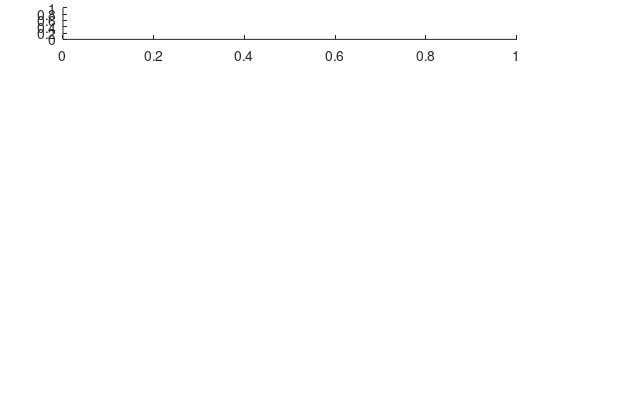

The MATLAB script that drew this image: (Note: this script raises an error after producing the figure.)
clear

% Output idea
figure(1)
clf
set(gcf,'PaperUnits','centimeters','PaperPosition',[10 10 16 10])
O2min = 60;
O2max = 200;
ucurrent = 0.01; %m/s



% s1
s1 = subplot('position', [.1 .9 .72 .08]);
load SOD
SOD = SOD/10000*365*24*3600;
X = abs(t-t(end))*ucurrent/1000; % t is in sec.
plot(X,SOD, 'k')
set(gca, 'xticklabel', [])
set(gca, 'xgrid', 'on')
set(gca, 'ygrid', 'on')
ylabel('F_b')

% s2
s2 = subplot('position', [.1 .7 .72 .15]);
load test_a.mat
V = O2min:5:O2max;
contourf(X, P, Tmat)
hold on
[c, h] = contour(X, P, Tmat, V, 'color', 'k');
set(h,'ShowText','on', 'textstep', get(h,'LevelStep')*2);
hold off
set(gca, 'ydir', 'reverse')
cmap = lbmap(128,'RedBlue');
colormap(flipud(cmap));
caxis([O2min O2max])
ylim([200 300])
set(gca, 'xgrid', 'on')
set(gca, 'ygrid', 'on')
set(gca, 'xticklabel', [])

% s2.2
s22 = subplot('position', [.85 .7 .1 .15]);
plot(Tmat(:,1), P, '--k')
hold on
plot(Tmat(:,end), P, 'k')
hold off
set(gca, 'ydir', 'reverse')
set(gca, 'yticklabel', [])
set(gca, 'xticklabel', [])
set(gca, 'xgrid', 'on')
set(gca, 'ygrid', 'on')
xlim([0 220])
ylim([200 300])


% s3
s3 = subplot('position', [.1 .4 .72 .25]);
load test_b.mat
V = O2min:10:O2max;
contourf(X, P, Tmat)
hold on
[c, h] = contour(X, P, Tmat, V, 'color', 'k');
set(h,'ShowText','on', 'textstep', get(h,'LevelStep')*2);
hold off
set(gca, 'ydir', 'reverse')
cmap = lbmap(128,'RedBlue');
colormap(flipud(cmap));
caxis([O2min O2max])
set(gca, 'xgrid', 'on')
set(gca, 'ygrid', 'on')
set(gca, 'xticklabel', [])
ylabel('Depth (m)')
ylim([150 300])


% s3.3
s33 = subplot('position', [.85 .4 .1 .25]);
plot(Tmat(:,1), P, '--k')
hold on
plot(Tmat(:,end), P, 'k')
hold off
set(gca, 'ydir', 'reverse')
set(gca, 'yticklabel', [])
set(gca, 'xticklabel', [])
set(gca, 'xgrid', 'on')
set(gca, 'ygrid', 'on')
xlim([0 220])
ylim([150 300])

% s4
s4 = subplot('position', [.1 .1 .72 .25]);
load test_c.mat
V = O2min:20:O2max;
contourf(X, P, Tmat)
hold on
[c, h] = contour(X, P, Tmat, V, 'color', 'k');
set(h,'ShowText','on', 'textstep', get(h,'LevelStep')*2);
hold off
set(gca, 'ydir', 'reverse')
cmap = lbmap(128,'RedBlue');
colormap(flipud(cmap));
caxis([O2min O2max])
set(gca, 'xgrid', 'on')
set(gca, 'ygrid', 'on')
xlabel('Distance (km)')
ylim([150 300])


% s4.4
s44 = subplot('position', [.85 .1 .1 .25]);
plot(Tmat(:,1), P, '--k')
hold on
plot(Tmat(:,end), P, 'k')
hold off
set(gca, 'ydir', 'reverse')
set(gca, 'yticklabel', [])
set(gca, 'xgrid', 'on')
set(gca, 'ygrid', 'on')
xlim([0 220])
ylim([150 300])

xlabel('[O_2 (umol L^{-1})]')

print('-dpng', '-r300','O2_testcases.png')
